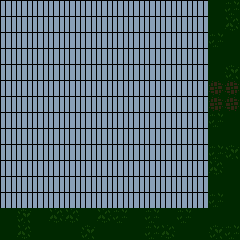

This is a level from a 2D game, rendered from its Tiled map with the project's own tilesets. A one-line summary and the complete map file follow:
An orthogonal 15x15 tile map with 16x16 px tiles, 4 tile layers (floor, wall, roof, units).

<map version="1.10" tiledversion="1.11.2" orientation="orthogonal" renderorder="right-down" width="15" height="15" tilewidth="16" tileheight="16" infinite="0" nextlayerid="6" nextobjectid="1">
 <tileset firstgid="1" source="../tiles/farm.tsx" />
 <layer id="1" name="floor" width="15" height="15">
  <data encoding="csv">
2,2,2,2,2,2,2,2,2,2,2,2,2,4,18,
2,2,2,2,2,2,2,2,2,2,2,2,2,4,17,
2,2,2,2,2,2,2,2,2,2,2,2,2,18,4,
2,2,2,2,2,2,2,2,2,2,2,2,2,4,4,
2,2,2,2,2,2,2,2,2,2,2,2,2,4,16,
2,2,2,2,2,2,2,2,2,2,2,2,2,14,14,
2,2,2,2,2,2,2,2,2,2,2,2,2,14,14,
2,2,2,2,2,2,2,2,2,2,2,2,2,18,4,
2,2,2,2,2,2,2,2,2,2,2,2,2,4,4,
2,2,2,2,2,2,2,2,2,2,2,2,2,18,16,
2,2,2,2,2,2,2,2,2,2,2,2,2,17,4,
2,2,2,2,2,2,2,2,2,2,2,2,2,4,4,
2,2,2,2,2,2,2,2,2,2,2,2,2,18,4,
4,16,4,17,17,4,17,18,4,18,4,18,4,4,4,
4,17,4,4,4,16,4,4,4,18,17,4,4,16,18
</data>
 </layer>
 <layer id="3" name="wall" width="15" height="15">
  <data encoding="csv">
72,72,72,72,73,72,72,72,72,73,72,72,72,0,0,
72,0,0,0,0,0,0,0,0,0,0,0,72,0,0,
72,0,0,0,0,0,0,0,0,0,0,0,72,0,0,
72,0,0,0,0,0,46,46,46,0,0,0,73,0,0,
72,0,0,0,0,0,46,46,46,0,0,0,72,0,0,
72,0,0,0,0,0,0,0,0,0,0,0,0,0,0,
72,0,0,0,0,0,0,0,0,0,0,0,0,0,0,
72,0,46,46,0,0,0,0,0,0,0,0,72,0,0,
73,0,46,46,0,0,46,46,46,0,0,0,72,0,0,
72,0,46,46,0,0,46,46,46,0,0,0,73,0,0,
72,0,0,0,0,0,0,0,0,0,0,0,72,0,0,
72,0,0,0,0,0,0,0,0,0,0,0,72,0,0,
72,72,72,73,72,72,72,72,73,72,72,72,72,0,0,
0,0,0,0,0,0,0,0,0,0,0,0,0,0,0,
0,0,0,0,0,0,0,0,0,0,0,0,0,0,0
</data>
 </layer>
 <layer id="5" name="roof" width="15" height="15">
  <data encoding="csv">
24,24,24,24,24,24,24,24,24,24,24,24,24,0,0,
24,24,24,24,24,24,24,24,24,24,24,24,24,0,0,
24,24,24,24,24,24,24,24,24,24,24,24,24,0,0,
24,24,24,24,24,24,24,24,24,24,24,24,24,0,0,
24,24,24,24,24,24,24,24,24,24,24,24,24,0,0,
24,24,24,24,24,24,24,24,24,24,24,24,24,0,0,
24,24,24,24,24,24,24,24,24,24,24,24,24,0,0,
24,24,24,24,24,24,24,24,24,24,24,24,24,0,0,
24,24,24,24,24,24,24,24,24,24,24,24,24,0,0,
24,24,24,24,24,24,24,24,24,24,24,24,24,0,0,
24,24,24,24,24,24,24,24,24,24,24,24,24,0,0,
24,24,24,24,24,24,24,24,24,24,24,24,24,0,0,
24,24,24,24,24,24,24,24,24,24,24,24,24,0,0,
0,0,0,0,0,0,0,0,0,0,0,0,0,0,0,
0,0,0,0,0,0,0,0,0,0,0,0,0,0,0
</data>
 </layer>
 <layer id="4" name="units" width="15" height="15">
  <data encoding="csv">
0,0,0,0,0,0,0,0,0,0,0,0,0,0,0,
0,0,0,0,0,0,0,0,0,0,0,0,0,0,0,
0,0,0,0,0,0,0,0,0,0,0,0,0,0,0,
0,0,0,0,0,0,0,0,0,0,0,0,0,0,0,
0,0,0,0,0,0,0,0,0,0,0,0,0,0,0,
0,0,0,0,0,0,0,0,0,0,0,0,0,0,0,
0,0,0,0,0,0,0,0,0,0,0,0,0,0,0,
0,0,0,0,0,0,0,0,0,0,0,0,0,0,0,
0,0,0,0,0,0,0,0,0,0,0,0,0,0,0,
0,0,0,0,0,0,0,0,0,0,0,0,0,0,0,
0,0,0,0,0,0,0,0,0,0,0,0,0,0,0,
0,0,0,0,0,0,0,0,0,0,0,0,0,0,0,
0,0,0,0,0,0,0,0,0,0,0,0,0,0,0,
0,0,0,0,0,0,0,0,0,0,0,0,0,0,0,
0,0,0,0,0,0,0,0,0,0,0,0,0,0,0
</data>
 </layer>
</map>
